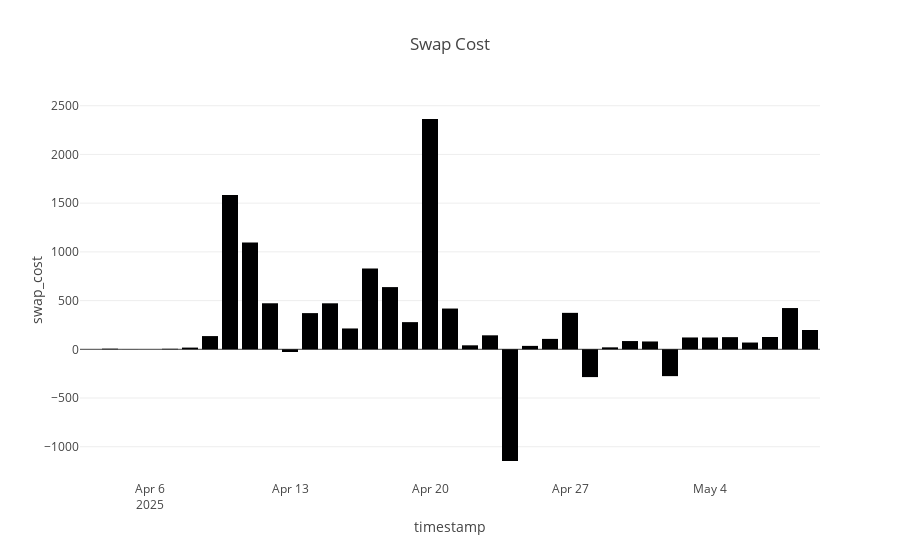

Here is the notebook cell this chart was saved with:
### Code cell
import plotly.express as px

px.bar(df1.resample("1d")[["swap_cost"]].sum(), y="swap_cost", title="Swap Cost")

### Figure 1 — Plotly figure (JSON) as saved in the notebook; plotly's stock layout.template omitted (floating-point values rounded to 4 significant figures)
{"data": [{"alignmentgroup": "True", "hovertemplate": "timestamp=%{x}<br>swap_cost=%{y}<extra></extra>", "legendgroup": "", "marker": {"color": "#000001", "pattern": {"shape": ""}}, "name": "", "offsetgroup": "", "orientation": "v", "showlegend": false, "textposition": "auto", "type": "bar", "x": ["2025-04-03T00:00:00+00:00", "2025-04-04T00:00:00+00:00", "2025-04-05T00:00:00+00:00", "2025-04-06T00:00:00+00:00", "2025-04-07T00:00:00+00:00", "2025-04-08T00:00:00+00:00", "2025-04-09T00:00:00+00:00", "2025-04-10T00:00:00+00:00", "2025-04-11T00:00:00+00:00", "2025-04-12T00:00:00+00:00", "2025-04-13T00:00:00+00:00", "2025-04-14T00:00:00+00:00", "2025-04-15T00:00:00+00:00", "2025-04-16T00:00:00+00:00", "2025-04-17T00:00:00+00:00", "2025-04-18T00:00:00+00:00", "2025-04-19T00:00:00+00:00", "2025-04-20T00:00:00+00:00", "2025-04-21T00:00:00+00:00", "2025-04-22T00:00:00+00:00", "2025-04-23T00:00:00+00:00", "2025-04-24T00:00:00+00:00", "2025-04-25T00:00:00+00:00", "2025-04-26T00:00:00+00:00", "2025-04-27T00:00:00+00:00", "2025-04-28T00:00:00+00:00", "2025-04-29T00:00:00+00:00", "2025-04-30T00:00:00+00:00", "2025-05-01T00:00:00+00:00", "2025-05-02T00:00:00+00:00", "2025-05-03T00:00:00+00:00", "2025-05-04T00:00:00+00:00", "2025-05-05T00:00:00+00:00", "2025-05-06T00:00:00+00:00", "2025-05-07T00:00:00+00:00", "2025-05-08T00:00:00+00:00", "2025-05-09T00:00:00+00:00"], "xaxis": "x", "y": [0.02555, 6.48, 0.6365, 0, 5.417, 17.6, 135.8, 1583.0, 1097.0, 472.5, -27.46, 371.4, 472.2, 213.9, 829.7, 638.4, 278.9, 2364.0, 418.4, 40.96, 143.6, -1146.0, 35.16, 106.8, 374.1, -285.2, 20.02, 84.66, 80.4, -275.3, 121.6, 121.4, 124.7, 69.56, 126.6, 423.4, 198.3], "yaxis": "y"}], "layout": {"barmode": "relative", "legend": {"tracegroupgap": 0}, "title": {"text": "Swap Cost"}, "xaxis": {"anchor": "y", "domain": [0, 1], "title": {"text": "timestamp"}}, "yaxis": {"anchor": "x", "domain": [0, 1], "title": {"text": "swap_cost"}}}}
